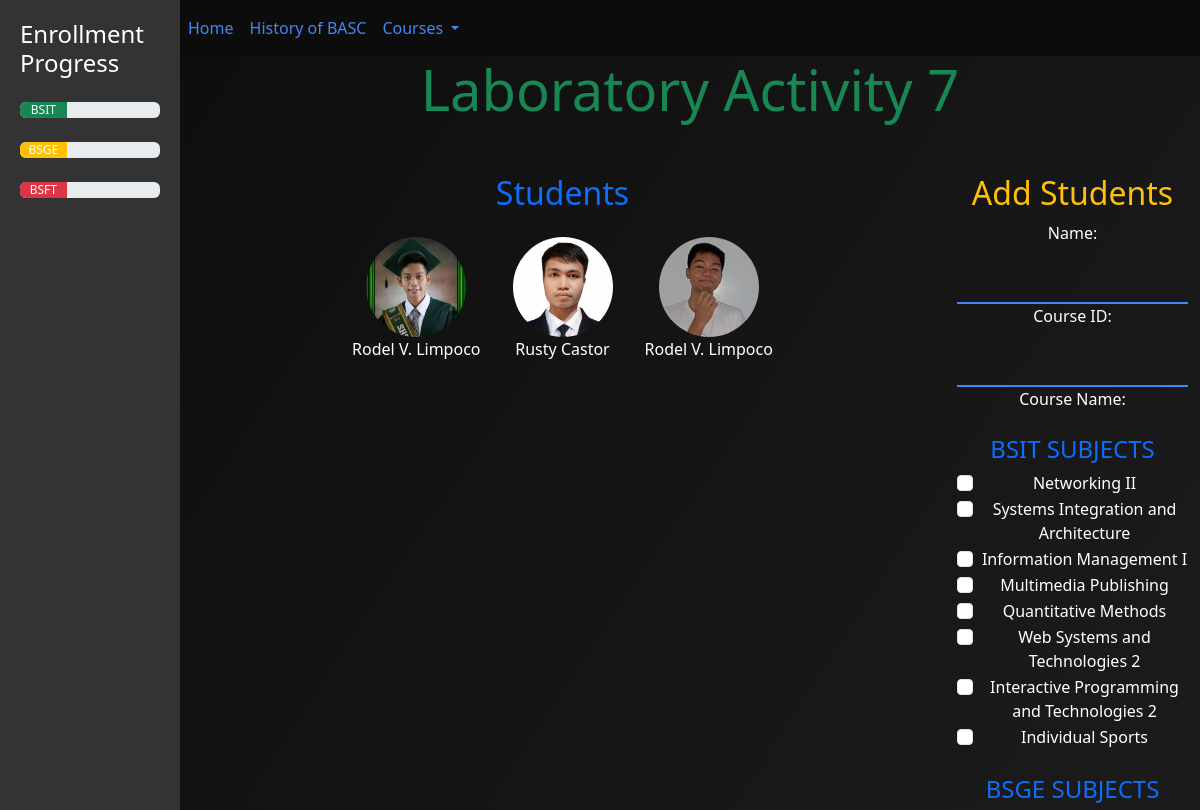
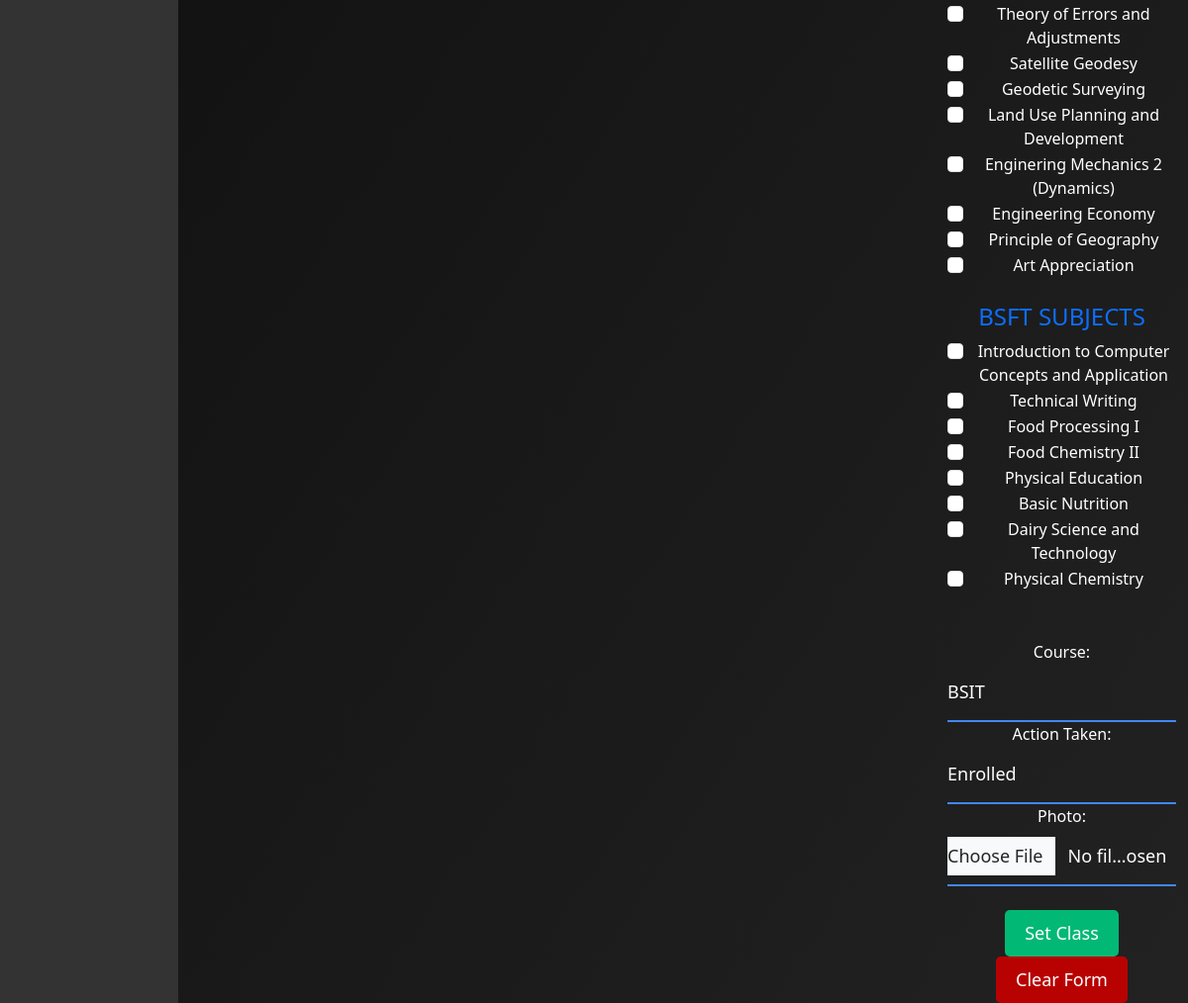
The page / on the database its author committed (2 pictures, top to bottom).
### tables this page shows
CREATE TABLE `student_entries` (
  `id` int(11) NOT NULL,
  `name` varchar(255) NOT NULL,
  `course_id` varchar(20) NOT NULL,
  `course_name` varchar(255) NOT NULL,
  `year_section` varchar(20) NOT NULL,
  `action_taken` varchar(255) NOT NULL,
  `photo` varchar(255) NOT NULL
);

### index.php (the view, shortened to what the rows shown need)
<?php
require_once("functions.php");
function calculatePercentage($course) {
    $totalStudents = count(fetchDataFromDatabase());
    $studentsInCourse = 0;
    $data = fetchDataFromDatabase();
    foreach ($data as $row) {
        if ($row['year_section'] === $course && $row['action_taken'] === 'Enrolled') {
            $studentsInCourse++;
        }
    }
    return ($studentsInCourse / $totalStudents) * 100;
}
$data = fetchDataFromDatabase();
?>
<!DOCTYPE html>
<html lang="en">
<head>
    <link rel="stylesheet" href="css/bootstrap.min.css">
</head>
<body>
    <div class="d-flex">
                <div class="progress-bar bg-danger" role="progressbar" style="width: <?php echo calculatePercentage('BSFT'); ?>%" aria-valuenow="<?php echo calculatePercentage('BSFT'); ?>" aria-valuemin="0" aria-valuemax="100">BSFT</div>
        <div style="width: 85%;">
            <h1 class="text-center display-4 text-success">Laboratory Activity 7</h1>
            <div class="container">
                <div class="row mt-5">
                    <div class="col-md-9">
                        <h2 class="text-center text-primary">Students</h2>
                        <div class="d-flex flex-wrap justify-content-center">
                            <?php
                            foreach ($data as $row) {
                                echo "<div class='m-3 text-center'>";
                                echo "<form action='view.php' method='post'>";
                                echo "<button type='submit' style='border:none; background:none; padding:0;'><img src='{$row['photo']}' class='circular-image' alt='Student Photo'></button>";
                                echo "</form>";
                                echo "<p>{$row['name']}</p>";
                                echo "</div>";
                            }
                            ?>
                        </div>
                    </div>
                    <div class="col-md-3">
                        <h2 class="text-center text-warning">Add Students</h2>
                    </div>
                </div>
            </div>
        </div>
    </div>
</body>
</html>

### rows shown on the page
student_entries: photo (picture), name "Rodel V. Limpoco"
student_entries: photo (picture), name "Rusty Castor"
student_entries: photo (picture), name "Rodel V. Limpoco"
